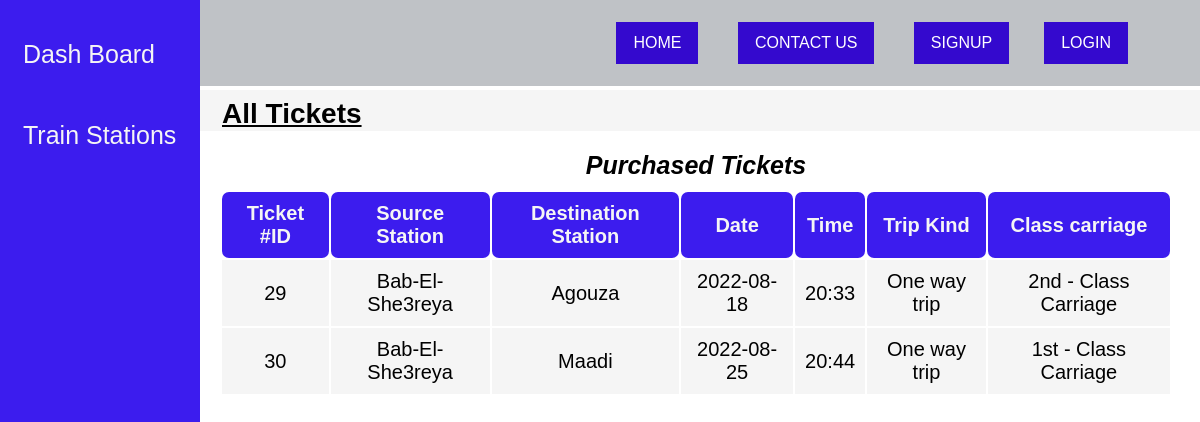
Page /all-tickets.php on the earlier database version.
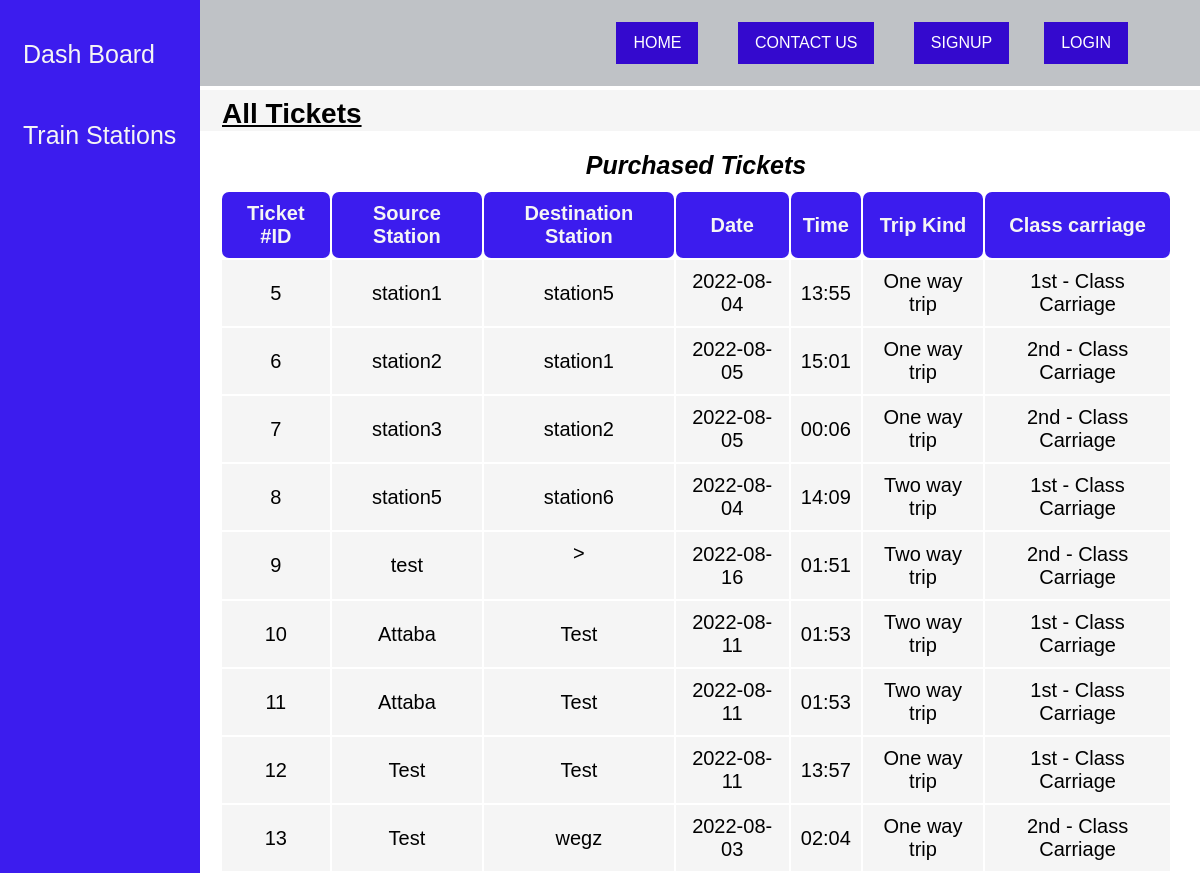
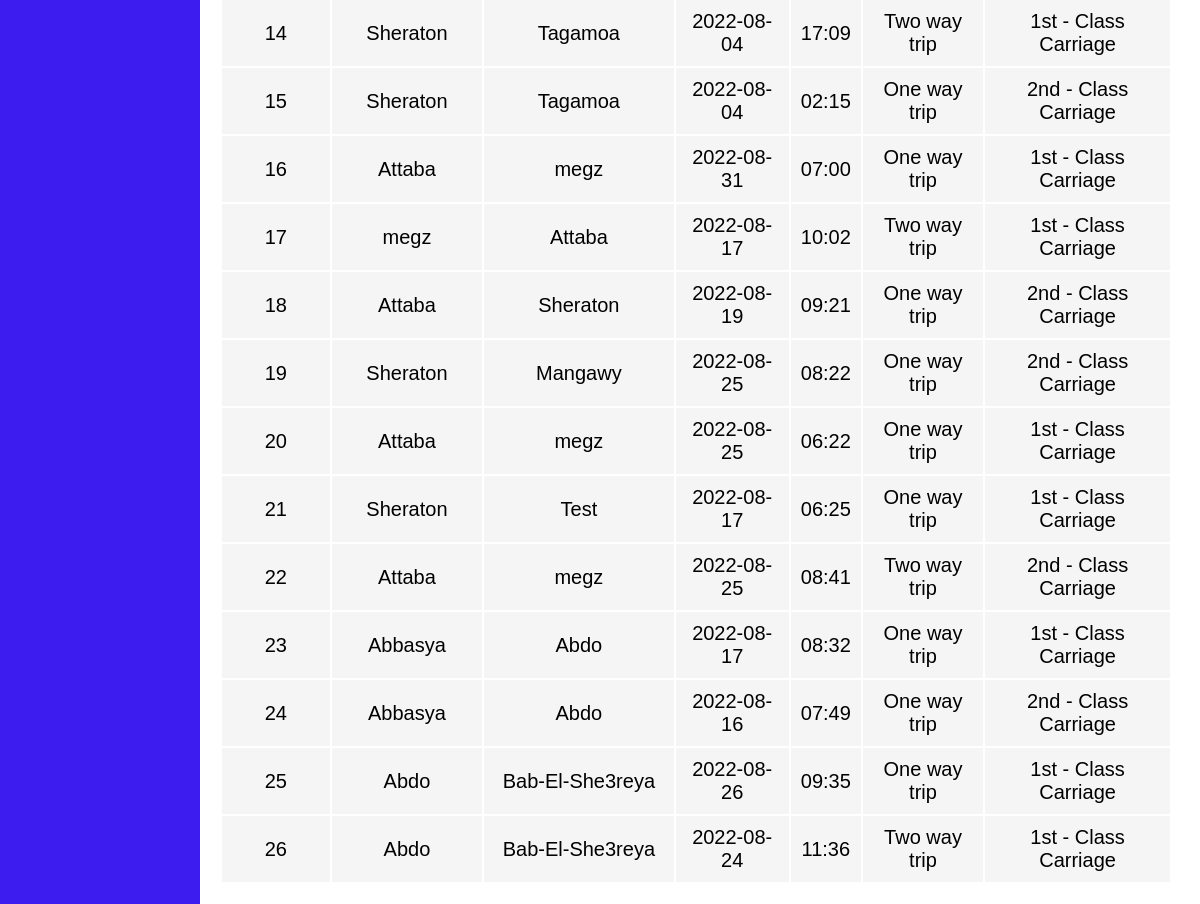
Same page on the later database version (2 pictures, top to bottom).
### tables this page shows
CREATE TABLE `tickets` (
  `ticketID` int(200) NOT NULL,
  `source` varchar(200) NOT NULL,
  `destination` varchar(200) NOT NULL,
  `date` varchar(200) NOT NULL,
  `return_date` varchar(255) DEFAULT NULL,
  `time` varchar(200) NOT NULL,
  `trip_type` varchar(200) NOT NULL,
  `trip_class` varchar(200) NOT NULL,
  `ticketCount` int(200) NOT NULL,
  `by_user_id` int(200) NOT NULL
);

### all-tickets.php (the view, shortened to what this page needs)
<!DOCTYPE html>
<html lang="en">
<head>
    <link rel="stylesheet" href="CSS/admin-panel.css">
</head>
<?php session_start();
    include 'navbar.php';?>
<body>
    <div class="sidenav">
        <a href="admin-panel.php">Dash Board</a>
        <a href="train-stations.php">Train Stations</a>
    </div>
    <div class="body2">
        <div class="title">
            <p> <b>All Tickets</b></p>
        </div>
        <div class="users-table">
            <table>
                <caption><b>Purchased Tickets</b></caption>
                <thead>
                    <tr>
                        <th>Ticket #ID</th>
                        <th>Source Station</th>
                        <th>Destination Station</th>
                        <th>Date</th>
                        <th>Time</th>
                        <th>Trip Kind</th>
                        <th>Class carriage</th>
                    </tr>
                </thead>
                <?php
$sql="SELECT * FROM tickets";
$result=mysqli_query($conn,$sql);
while($row=mysqli_fetch_assoc($result))
{
?>
                <tbody>
                    <tr class="grey-tr">
                        <td><span name="ID"><?php echo $row['ticketID'] ?> </span></td>
                        <td><?php echo $row['source'] ?></td>
                        <td><?php echo $row['destination'] ?></td>
                        <td><?php echo $row['date'] ?></td>
                        <td><?php echo $row['time'] ?></td>
                        <td><?php echo $row['trip_type'] ?></td>
                        <td><?php echo $row['trip_class'] ?></td>
                    </tr>
                </tbody>
                <?php
}
                ?>
            </table>
        </div>
    </div>
</body>
</html>

Differences in the rows shown:
removed tickets: ticketID "29", source "Bab-El-She3reya", destination "Agouza", date "2022-08-18", time "20:33", trip_type "One way trip", trip_class "2nd - Class Carriage"
removed tickets: ticketID "30", source "Bab-El-She3reya", destination "Maadi", date "2022-08-25", time "20:44", trip_type "One way trip", trip_class "1st - Class Carriage"
added tickets: ticketID "5", source "station1", destination "station5", date "2022-08-04", time "13:55", trip_type "One way trip", trip_class "1st - Class Carriage"
added tickets: ticketID "6", source "station2", destination "station1", date "2022-08-05", time "15:01", trip_type "One way trip", trip_class "2nd - Class Carriage"
added tickets: ticketID "7", source "station3", destination "station2", date "2022-08-05", time "00:06", trip_type "One way trip", trip_class "2nd - Class Carriage"
added tickets: ticketID "8", source "station5", destination "station6", date "2022-08-04", time "14:09", trip_type "Two way trip", trip_class "1st - Class Carriage"
added tickets: ticketID "9", source "test", destination ">", date "2022-08-16", time "01:51", trip_type "Two way trip", trip_class "2nd - Class Carriage"
added tickets: ticketID "10", source "Attaba", destination "Test", date "2022-08-11", time "01:53", trip_type "Two way trip", trip_class "1st - Class Carriage"
added tickets: ticketID "11", source "Attaba", destination "Test", date "2022-08-11", time "01:53", trip_type "Two way trip", trip_class "1st - Class Carriage"
added tickets: ticketID "12", source "Test", destination "Test", date "2022-08-11", time "13:57", trip_type "One way trip", trip_class "1st - Class Carriage"
added tickets: ticketID "13", source "Test", destination "wegz", date "2022-08-03", time "02:04", trip_type "One way trip", trip_class "2nd - Class Carriage"
added tickets: ticketID "14", source "Sheraton", destination "Tagamoa", date "2022-08-04", time "17:09", trip_type "Two way trip", trip_class "1st - Class Carriage"
added tickets: ticketID "15", source "Sheraton", destination "Tagamoa", date "2022-08-04", time "02:15", trip_type "One way trip", trip_class "2nd - Class Carriage"
added tickets: ticketID "16", source "Attaba", destination "megz", date "2022-08-31", time "07:00", trip_type "One way trip", trip_class "1st - Class Carriage"
added tickets: ticketID "17", source "megz", destination "Attaba", date "2022-08-17", time "10:02", trip_type "Two way trip", trip_class "1st - Class Carriage"
added tickets: ticketID "18", source "Attaba", destination "Sheraton", date "2022-08-19", time "09:21", trip_type "One way trip", trip_class "2nd - Class Carriage"
added tickets: ticketID "19", source "Sheraton", destination "Mangawy", date "2022-08-25", time "08:22", trip_type "One way trip", trip_class "2nd - Class Carriage"
added tickets: ticketID "20", source "Attaba", destination "megz", date "2022-08-25", time "06:22", trip_type "One way trip", trip_class "1st - Class Carriage"
added tickets: ticketID "21", source "Sheraton", destination "Test", date "2022-08-17", time "06:25", trip_type "One way trip", trip_class "1st - Class Carriage"
added tickets: ticketID "22", source "Attaba", destination "megz", date "2022-08-25", time "08:41", trip_type "Two way trip", trip_class "2nd - Class Carriage"
added tickets: ticketID "23", source "Abbasya", destination "Abdo", date "2022-08-17", time "08:32", trip_type "One way trip", trip_class "1st - Class Carriage"
added tickets: ticketID "24", source "Abbasya", destination "Abdo", date "2022-08-16", time "07:49", trip_type "One way trip", trip_class "2nd - Class Carriage"
added tickets: ticketID "25", source "Abdo", destination "Bab-El-She3reya", date "2022-08-26", time "09:35", trip_type "One way trip", trip_class "1st - Class Carriage"
added tickets: ticketID "26", source "Abdo", destination "Bab-El-She3reya", date "2022-08-24", time "11:36", trip_type "Two way trip", trip_class "1st - Class Carriage"
